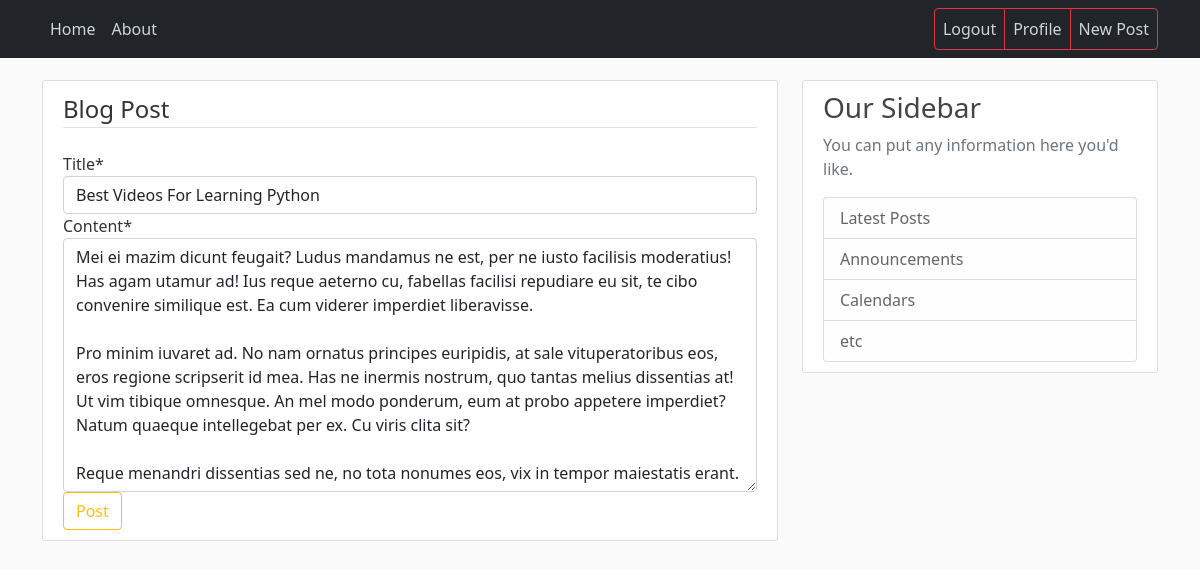
The app's page /post/25/update/ (signed in) with its own data.
### blog/models.py (models this page shows, shortened)
class Post(models.Model):
    title = models.CharField(max_length=100)
    content = models.TextField()
    date_posted = models.DateTimeField(default=timezone.now)
    author = models.ForeignKey(User, on_delete=models.CASCADE)

### blog/views.py (the view, shortened to what this page needs)
# urls.py: path('post/<int:pk>/update/', PostUpdateView.as_view(), name='post-update'),
class PostUpdateView(LoginRequiredMixin, UserPassesTestMixin, UpdateView):
    model = Post
    fields = ['title', 'content']
    def test_func(self):
        post = self.get_object()
        if self.request.user == post.author:
            return True
        return False

### templates/blog/post_form.html (shortened to what this page needs)
{% extends "blog/base.html" %}
{% load crispy_forms_tags %}
{% block content %}
    <div class="content-section">
        <form method="post">
            <fieldset class="form-group">
                <legend class="border-bottom mb-4">Blog Post</legend>
                {{ form|crispy }}
            </fieldset>
            <div class="form-group">
                <button class="btn btn-outline-warning" type="submit">Post</button>
            </div>
        </form>
    </div>
{% endblock content %}

### static/blog/main.css (style rules this page uses)
body { background: #fafafa; color: #333333; margin-top: 5rem; }
.content-section { background: #ffffff; padding: 10px 20px; border: 1px solid #dddddd; border-radius: 3px; margin-bottom: 20px; }

### records on screen
Post: title "Best Videos For Learning Python", content "Mei ei mazim dicunt feugait? Ludus mandamus ne est, per ne iusto facilisis moderatius! Has agam utamur ad! Ius reque aeterno cu, fabellas facilisi repudiare eu sit, te cibo convenire similique est. Ea cum viderer imperdiet liberavisse. Pro minim iuvaret ad. No nam ornatus principes euripidis, at sale vituperatoribus eos, eros regione scripserit id mea. Has ne inermis nostrum, quo tantas melius dissentias at! Ut vim tibique omnesque. An mel modo ponderum, eum at probo appetere imperdiet? Natum quaeque intellegebat per ex. Cu viris clita sit? Reque menandri dissentias sed ne, no tota nonumes eos, vix in tempor maiestatis erant."
